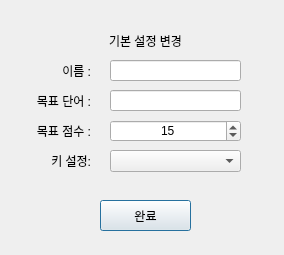
<?xml version="1.0" encoding="UTF-8"?>
<ui version="4.0">
 <class>Dialog</class>
 <widget class="QDialog" name="Dialog">
  <property name="geometry">
   <rect>
    <x>0</x>
    <y>0</y>
    <width>284</width>
    <height>255</height>
   </rect>
  </property>
  <property name="windowTitle">
   <string>Dialog</string>
  </property>
  <widget class="QLabel" name="label">
   <property name="geometry">
    <rect>
     <x>50</x>
     <y>30</y>
     <width>191</width>
     <height>21</height>
    </rect>
   </property>
   <property name="text">
    <string>기본 설정 변경</string>
   </property>
   <property name="alignment">
    <set>Qt::AlignCenter</set>
   </property>
  </widget>
  <widget class="QLabel" name="label_2">
   <property name="geometry">
    <rect>
     <x>10</x>
     <y>60</y>
     <width>81</width>
     <height>21</height>
    </rect>
   </property>
   <property name="text">
    <string>이름 :</string>
   </property>
   <property name="alignment">
    <set>Qt::AlignRight|Qt::AlignTrailing|Qt::AlignVCenter</set>
   </property>
  </widget>
  <widget class="QLineEdit" name="nameText">
   <property name="geometry">
    <rect>
     <x>110</x>
     <y>60</y>
     <width>131</width>
     <height>21</height>
    </rect>
   </property>
  </widget>
  <widget class="QLabel" name="label_4">
   <property name="geometry">
    <rect>
     <x>10</x>
     <y>90</y>
     <width>81</width>
     <height>21</height>
    </rect>
   </property>
   <property name="text">
    <string>목표 단어 :</string>
   </property>
   <property name="alignment">
    <set>Qt::AlignRight|Qt::AlignTrailing|Qt::AlignVCenter</set>
   </property>
  </widget>
  <widget class="QLineEdit" name="targetText">
   <property name="geometry">
    <rect>
     <x>110</x>
     <y>90</y>
     <width>131</width>
     <height>21</height>
    </rect>
   </property>
  </widget>
  <widget class="QLabel" name="label_5">
   <property name="geometry">
    <rect>
     <x>10</x>
     <y>120</y>
     <width>81</width>
     <height>21</height>
    </rect>
   </property>
   <property name="text">
    <string>목표 점수 :</string>
   </property>
   <property name="alignment">
    <set>Qt::AlignRight|Qt::AlignTrailing|Qt::AlignVCenter</set>
   </property>
  </widget>
  <widget class="QDoubleSpinBox" name="thresholdBox">
   <property name="geometry">
    <rect>
     <x>110</x>
     <y>120</y>
     <width>131</width>
     <height>22</height>
    </rect>
   </property>
   <property name="alignment">
    <set>Qt::AlignCenter</set>
   </property>
   <property name="decimals">
    <number>0</number>
   </property>
   <property name="singleStep">
    <double>1.000000000000000</double>
   </property>
   <property name="value">
    <double>15.000000000000000</double>
   </property>
  </widget>
  <widget class="QPushButton" name="confirmButton">
   <property name="geometry">
    <rect>
     <x>100</x>
     <y>200</y>
     <width>91</width>
     <height>31</height>
    </rect>
   </property>
   <property name="text">
    <string>완료</string>
   </property>
  </widget>
  <widget class="QLabel" name="label_7">
   <property name="geometry">
    <rect>
     <x>10</x>
     <y>150</y>
     <width>81</width>
     <height>21</height>
    </rect>
   </property>
   <property name="text">
    <string>키 설정:</string>
   </property>
   <property name="alignment">
    <set>Qt::AlignRight|Qt::AlignTrailing|Qt::AlignVCenter</set>
   </property>
  </widget>
  <widget class="QComboBox" name="keyBox">
   <property name="geometry">
    <rect>
     <x>110</x>
     <y>150</y>
     <width>131</width>
     <height>22</height>
    </rect>
   </property>
  </widget>
 </widget>
 <resources/>
 <connections/>
</ui>
